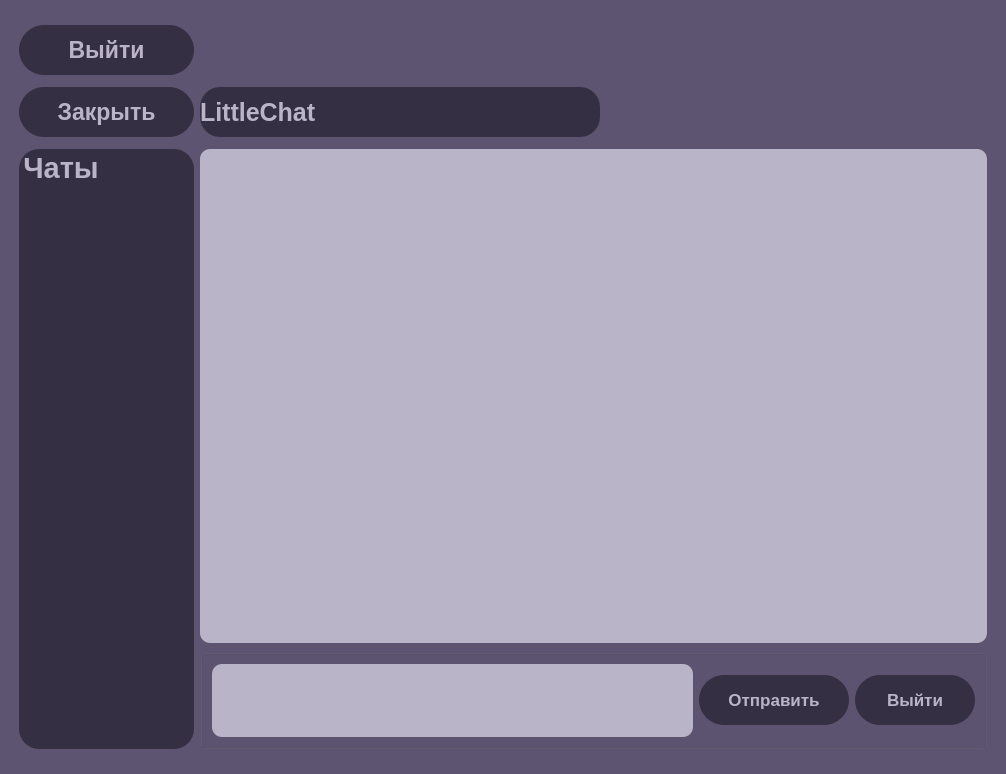
<?xml version="1.0" encoding="UTF-8"?>
<ui version="4.0">
 <class>LittleChat</class>
 <widget class="QMainWindow" name="LittleChat">
  <property name="geometry">
   <rect>
    <x>0</x>
    <y>0</y>
    <width>1006</width>
    <height>758</height>
   </rect>
  </property>
  <property name="windowTitle">
   <string>MainWindow</string>
  </property>
  <property name="styleSheet">
   <string notr="true">background: #5C5470;</string>
  </property>
  <property name="animated">
   <bool>true</bool>
  </property>
  <widget class="QWidget" name="centralwidget">
   <layout class="QGridLayout" name="gridLayout">
    <item row="7" column="3">
     <widget class="QGroupBox" name="groupBox">
      <property name="minimumSize">
       <size>
        <width>0</width>
        <height>50</height>
       </size>
      </property>
      <property name="maximumSize">
       <size>
        <width>16777215</width>
        <height>100</height>
       </size>
      </property>
      <property name="styleSheet">
       <string notr="true">QPushButton{
	background: #352F44;
	border-radius: 25px;
	color: #B9B4C7;
}

QPushButton:hover{
	background: #77679F;
	border-radius: 25px;
	color: #352F44;
}

QPushButton:pressed{
	background: #211D2B;
	border-radius: 25px;
	color: #B9B4C7;
}</string>
      </property>
      <property name="title">
       <string/>
      </property>
      <layout class="QGridLayout" name="gridLayout_2">
       <item row="0" column="1">
        <widget class="QPushButton" name="B_Push">
         <property name="minimumSize">
          <size>
           <width>150</width>
           <height>50</height>
          </size>
         </property>
         <property name="font">
          <font>
           <pointsize>13</pointsize>
           <weight>75</weight>
           <bold>true</bold>
          </font>
         </property>
         <property name="text">
          <string>Отправить</string>
         </property>
        </widget>
       </item>
       <item row="0" column="0">
        <widget class="QTextEdit" name="TE_Message">
         <property name="font">
          <font>
           <pointsize>13</pointsize>
          </font>
         </property>
         <property name="styleSheet">
          <string notr="true">QTextEdit{
	background-color: #B9B4C7;
	border-radius: 10px;
}</string>
         </property>
         <property name="html">
          <string>&lt;!DOCTYPE HTML PUBLIC &quot;-//W3C//DTD HTML 4.0//EN&quot; &quot;http://www.w3.org/TR/REC-html40/strict.dtd&quot;&gt;
&lt;html&gt;&lt;head&gt;&lt;meta name=&quot;qrichtext&quot; content=&quot;1&quot; /&gt;&lt;style type=&quot;text/css&quot;&gt;
p, li { white-space: pre-wrap; }
&lt;/style&gt;&lt;/head&gt;&lt;body style=&quot; font-family:'MS Shell Dlg 2'; font-size:13pt; font-weight:400; font-style:normal;&quot;&gt;
&lt;p style=&quot;-qt-paragraph-type:empty; margin-top:0px; margin-bottom:0px; margin-left:0px; margin-right:0px; -qt-block-indent:0; text-indent:0px;&quot;&gt;&lt;br /&gt;&lt;/p&gt;&lt;/body&gt;&lt;/html&gt;</string>
         </property>
        </widget>
       </item>
       <item row="0" column="3">
        <widget class="QPushButton" name="B_First">
         <property name="minimumSize">
          <size>
           <width>120</width>
           <height>50</height>
          </size>
         </property>
         <property name="maximumSize">
          <size>
           <width>120</width>
           <height>50</height>
          </size>
         </property>
         <property name="font">
          <font>
           <family>MS Shell Dlg 2</family>
           <pointsize>13</pointsize>
           <weight>75</weight>
           <bold>true</bold>
          </font>
         </property>
         <property name="text">
          <string>Выйти</string>
         </property>
        </widget>
       </item>
      </layout>
     </widget>
    </item>
    <item row="4" column="3">
     <widget class="QLabel" name="label">
      <property name="minimumSize">
       <size>
        <width>400</width>
        <height>40</height>
       </size>
      </property>
      <property name="maximumSize">
       <size>
        <width>400</width>
        <height>16777215</height>
       </size>
      </property>
      <property name="font">
       <font>
        <pointsize>19</pointsize>
        <weight>75</weight>
        <italic>false</italic>
        <bold>true</bold>
       </font>
      </property>
      <property name="styleSheet">
       <string notr="true">background: #352F44;
border-radius: 20px;
color: #B9B4C7;</string>
      </property>
      <property name="text">
       <string>LittleChat</string>
      </property>
     </widget>
    </item>
    <item row="1" column="1" rowspan="8">
     <spacer name="horizontalSpacer">
      <property name="orientation">
       <enum>Qt::Horizontal</enum>
      </property>
      <property name="sizeType">
       <enum>QSizePolicy::Fixed</enum>
      </property>
      <property name="sizeHint" stdset="0">
       <size>
        <width>10</width>
        <height>10</height>
       </size>
      </property>
     </spacer>
    </item>
    <item row="6" column="2" rowspan="2">
     <widget class="QGroupBox" name="groupBox_2">
      <property name="minimumSize">
       <size>
        <width>175</width>
        <height>600</height>
       </size>
      </property>
      <property name="maximumSize">
       <size>
        <width>16777215</width>
        <height>16777215</height>
       </size>
      </property>
      <property name="font">
       <font>
        <pointsize>22</pointsize>
        <weight>75</weight>
        <bold>true</bold>
       </font>
      </property>
      <property name="styleSheet">
       <string notr="true">background: #352F44;
border-radius: 20px;
color: #B9B4C7;</string>
      </property>
      <property name="title">
       <string>Чаты</string>
      </property>
     </widget>
    </item>
    <item row="6" column="3">
     <widget class="QListWidget" name="LW_Chat">
      <property name="styleSheet">
       <string notr="true">QListWidget{
	background-color: #B9B4C7;
	border-radius: 10px;
}</string>
      </property>
     </widget>
    </item>
    <item row="8" column="3">
     <spacer name="verticalSpacer_2">
      <property name="orientation">
       <enum>Qt::Vertical</enum>
      </property>
      <property name="sizeType">
       <enum>QSizePolicy::Fixed</enum>
      </property>
      <property name="sizeHint" stdset="0">
       <size>
        <width>10</width>
        <height>10</height>
       </size>
      </property>
     </spacer>
    </item>
    <item row="1" column="5" rowspan="8">
     <spacer name="horizontalSpacer_2">
      <property name="orientation">
       <enum>Qt::Horizontal</enum>
      </property>
      <property name="sizeType">
       <enum>QSizePolicy::Fixed</enum>
      </property>
      <property name="sizeHint" stdset="0">
       <size>
        <width>10</width>
        <height>10</height>
       </size>
      </property>
     </spacer>
    </item>
    <item row="1" column="3">
     <spacer name="verticalSpacer">
      <property name="orientation">
       <enum>Qt::Vertical</enum>
      </property>
      <property name="sizeType">
       <enum>QSizePolicy::Fixed</enum>
      </property>
      <property name="sizeHint" stdset="0">
       <size>
        <width>10</width>
        <height>10</height>
       </size>
      </property>
     </spacer>
    </item>
    <item row="4" column="2">
     <widget class="QPushButton" name="B_Close">
      <property name="minimumSize">
       <size>
        <width>0</width>
        <height>50</height>
       </size>
      </property>
      <property name="font">
       <font>
        <pointsize>17</pointsize>
        <weight>75</weight>
        <bold>true</bold>
       </font>
      </property>
      <property name="styleSheet">
       <string notr="true">QPushButton{
	background: #352F44;
	border-radius: 25px;
	color: #B9B4C7;
}

QPushButton:hover{
	background: #77679F;
	border-radius: 25px;
	color: #352F44;
}

QPushButton:pressed{
	background: #211D2B;
	border-radius: 25px;
	color: #B9B4C7;
}</string>
      </property>
      <property name="text">
       <string>Закрыть</string>
      </property>
     </widget>
    </item>
    <item row="2" column="2">
     <widget class="QPushButton" name="B_Exit">
      <property name="minimumSize">
       <size>
        <width>0</width>
        <height>50</height>
       </size>
      </property>
      <property name="maximumSize">
       <size>
        <width>250</width>
        <height>16777215</height>
       </size>
      </property>
      <property name="font">
       <font>
        <pointsize>17</pointsize>
        <weight>75</weight>
        <bold>true</bold>
       </font>
      </property>
      <property name="styleSheet">
       <string notr="true">QPushButton{
	background: #352F44;
	border-radius: 25px;
	color: #B9B4C7;
}

QPushButton:hover{
	background: #77679F;
	border-radius: 25px;
	color: #352F44;
}

QPushButton:pressed{
	background: #211D2B;
	border-radius: 25px;
	color: #B9B4C7;
}</string>
      </property>
      <property name="text">
       <string>Выйти</string>
      </property>
     </widget>
    </item>
   </layout>
  </widget>
 </widget>
 <resources/>
 <connections/>
</ui>
